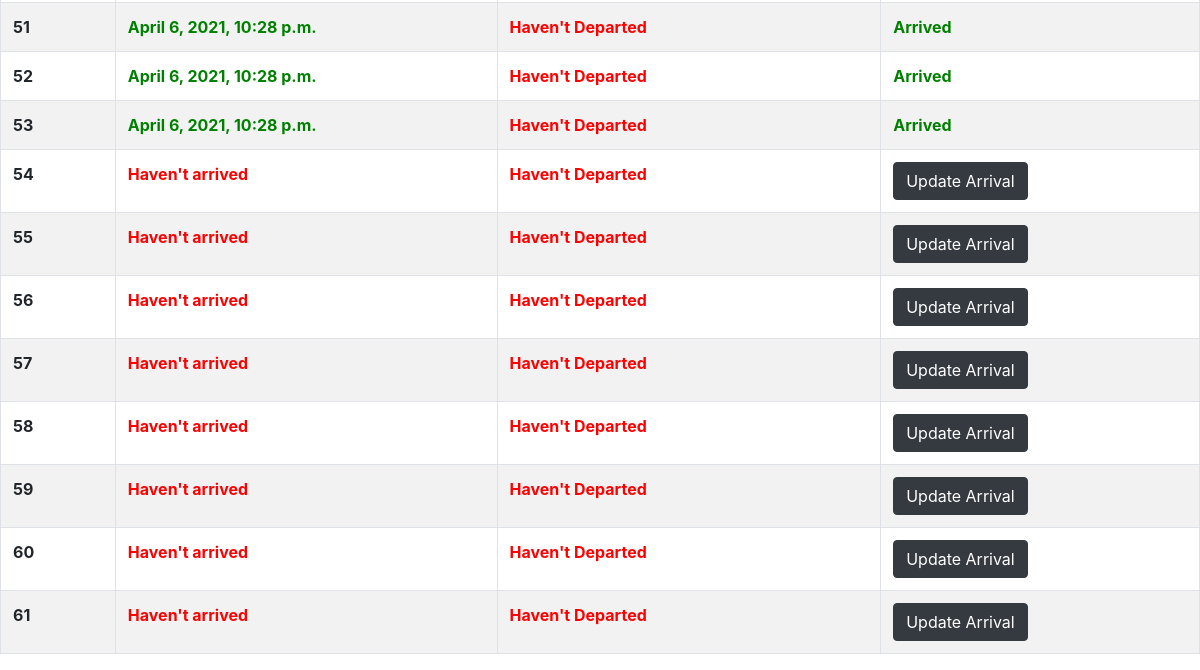
The page /dashboard/district/thane/ (signed in, lower part) on the database as committed earlier.
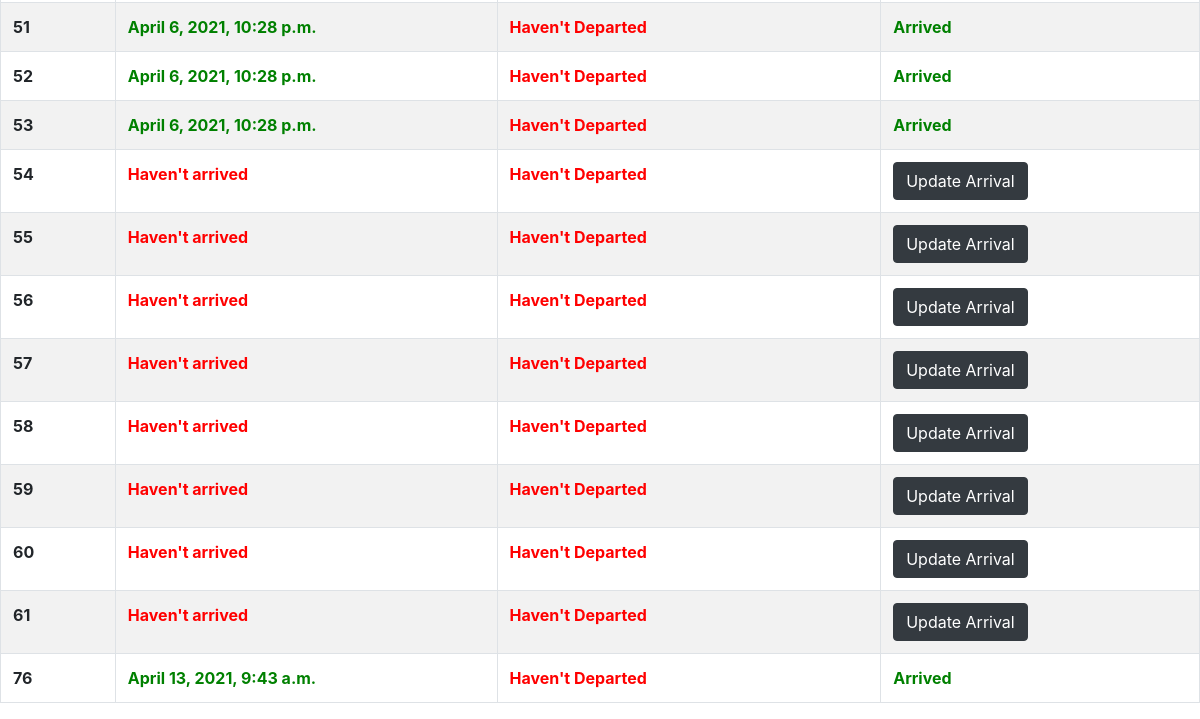
The same page on the database as committed later.
### vaccine_app/models.py (models this page shows, shortened)
class DistrictVaccineData(models.Model):
    district = models.ForeignKey(District,on_delete=models.CASCADE,related_name="districtVaccine")
    lot = models.OneToOneField(VaccineLot, on_delete=models.CASCADE,related_name="districtVaccine")
    arrivalTimestamp = models.DateTimeField(blank = True, null=True, default=None)
    departureTimestamp = models.DateTimeField(blank = True, null=True, default=None)

class VaccineLot(models.Model):
    lotId = models.AutoField(primary_key=True)
    status=models.CharField(max_length = 20, choices = lot_status, default = 'produced')
    productionTimestamp = models.DateTimeField(auto_now_add=True)
    departureTimestamp = models.DateTimeField(blank = True, null=True, default=None)
    countOfDosesConsumed = models.IntegerField(default = 0)

### vaccine_app/views.py (the view, shortened to what this page needs)
# urls.py: path('dashboard/district/<name>/',views.district_dash,name='district_dash'),
@login_required
def district_dash(request,name):
    if name=="":
        return redirect('dashboard')
    if verify(request,"district",name):
        district_obj=District.objects.get(name=name)
        centers = Center.objects.filter(district=district_obj)
        vaccine_lots = DistrictVaccineData.objects.filter(district = district_obj)
        error=[]
        return render(request,'district_dash.html',{'centers':centers, 'error':error, 'vaccine_lots':vaccine_lots,'name':name})
    else:
        return redirect('dashboard')

### vaccine_app/views.py (called while the page is built, shortened)
def verify(request,district_or_center,name):
    if district_or_center=="district":
        user=request.user
        if District.objects.filter(name=name).exists():
            district_obj=District.objects.get(name=name)
            if AccessControlListDistrict.objects.filter(person=user,district=district_obj).exists() and user.is_districtadmin:
                return True
            else:
                print("access is not there for user "+user.email)
                return False
        else:
            print("District name is invalid")
            return False
    else:
        print("Invalid district_or_center value")
        return False

### templates/district_dash.html (shortened to what this page needs)
{% extends 'base.html' %}
    {% block content %}
        <br><br>
          <br><br>
          <table class="table table-striped table-bordered">
            <tbody>
            {% for lot in vaccine_lots %}
              <tr>
                <th scope="row">{{ lot.lot.lotId }}</th>
                <td>
                  {% if lot.arrivalTimestamp == None %}
                    <b style="color:red;">Haven't arrived</b>
                  {% else %}
                    <b style="color:green;">{{lot.arrivalTimestamp}}</b>
                  {% endif %}
                </td>
                <td>
                  {% if lot.departureTimestamp == None %}
                    <b style="color:red;">Haven't Departed</b>
                  {% else %}
                    <b style="color:green;">{{lot.departureTimestamp}}</b>
                  {% endif %}
                </td>
                {% if lot.arrivalTimestamp == None %}
                  <td><a href="/district/{{name}}/updateArrivalTimeDistrict/{{ lot.lot.lotId }}"><button type="button" class="btn btn-dark">Update Arrival</button></a>
                {% else %}
                  <td>
                    <b style="color:green;">Arrived
                    </b>
                  </td>
                {% endif %}
              </tr>
            {% endfor %}
            </tbody>
          </table>
    {% endblock content %}

Rows that differ between the two databases and show on the page:
added DistrictVaccineData: lot.lotId "76", arrivalTimestamp "April 13, 2021, 9:43 a.m.", shows "Haven't Departed", shows "Arrived"
